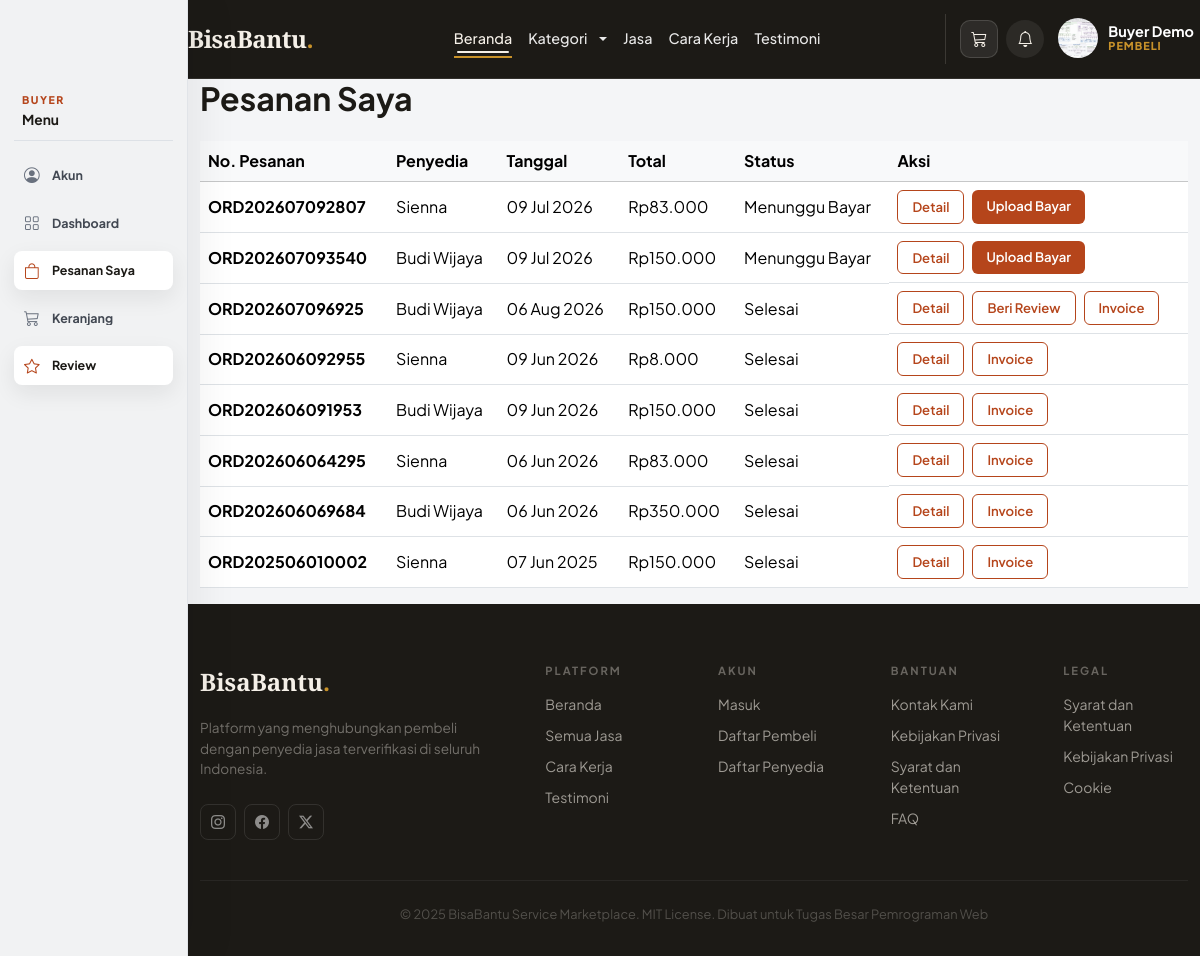
The app's page /index.php?page=orders (signed in) with its own data.
### tables this page shows
CREATE TABLE `orders` (
  `id` int NOT NULL AUTO_INCREMENT,
  `buyer_id` int NOT NULL,
  `provider_id` int NOT NULL,
  `order_number` varchar(20) NOT NULL,
  `total_price` decimal(12,2) NOT NULL,
  `quantity` int NOT NULL DEFAULT '1',
  `service_date` date NOT NULL,
  `service_address` text NOT NULL,
  `status` enum('pending','waiting_payment','paid','accepted','in_progress','completed','cancelled') NOT NULL DEFAULT 'pending',
  `notes` text,
  `created_at` timestamp NOT NULL DEFAULT CURRENT_TIMESTAMP,
  `updated_at` timestamp NOT NULL DEFAULT CURRENT_TIMESTAMP ON UPDATE CURRENT_TIMESTAMP,
  PRIMARY KEY (`id`),
  UNIQUE KEY `order_number` (`order_number`),
  KEY `buyer_id` (`buyer_id`),
  KEY `provider_id` (`provider_id`),
  CONSTRAINT `orders_ibfk_1` FOREIGN KEY (`buyer_id`) REFERENCES `users` (`id`) ON DELETE RESTRICT,
  CONSTRAINT `orders_ibfk_2` FOREIGN KEY (`provider_id`) REFERENCES `users` (`id`) ON DELETE RESTRICT
);

CREATE TABLE `users` (
  `id` int NOT NULL AUTO_INCREMENT,
  `name` varchar(100) NOT NULL,
  `email` varchar(100) NOT NULL,
  `password` varchar(255) NOT NULL,
  `role` enum('buyer','provider','admin') NOT NULL,
  `is_verified` tinyint(1) DEFAULT '0',
  `phone` varchar(20) DEFAULT NULL,
  `address` text,
  `remember_token` varchar(255) DEFAULT NULL,
  `profile_photo` varchar(255) DEFAULT NULL,
  `created_at` timestamp NOT NULL DEFAULT CURRENT_TIMESTAMP,
  `updated_at` timestamp NOT NULL DEFAULT CURRENT_TIMESTAMP ON UPDATE CURRENT_TIMESTAMP,
  PRIMARY KEY (`id`),
  UNIQUE KEY `email` (`email`)
);

### src/models/OrderModel.php (called while the page is built, shortened)
<?php
class OrderModel {
    private $pdo;
    public function __construct($pdo) {
        $this->pdo = $pdo;
    }
    public function getByBuyer($buyer_id) {
        $stmt = $this->pdo->prepare('
            SELECT o.*, u.name as provider_name
            FROM orders o
            JOIN users u ON o.provider_id = u.id
            WHERE o.buyer_id = ?
            ORDER BY o.created_at DESC
        ');
        $stmt->execute([$buyer_id]);
        return $stmt->fetchAll();
    }
}

### src/helpers/functions.php (called while the page is built, shortened)
<?php
function base_url($path = '') {
    $scheme = (!empty($_SERVER['HTTPS']) && $_SERVER['HTTPS'] !== 'off') ? 'https' : 'http';
    $host = $_SERVER['HTTP_HOST'] ?? 'localhost';
    $scriptDir = rtrim(dirname($_SERVER['SCRIPT_NAME']), '/\\');
    $base = $scheme . '://' . $host . $scriptDir;
    return rtrim($base, '/\\') . '/' . ltrim($path, '/\\');
}
function e($value) {
    return htmlspecialchars($value, ENT_QUOTES, 'UTF-8');
}
function format_rupiah($amount) {
    return 'Rp' . number_format((float) $amount, 0, ',', '.');
}
function order_status_info($status) {
    $map = [
        'pending' => ['Menunggu', 'pending'],
        'waiting_payment' => ['Menunggu Bayar', 'pending'],
        'paid' => ['Dibayar', 'active'],
        'accepted' => ['Diterima', 'active'],
        'in_progress' => ['Diproses', 'active'],
        'completed' => ['Selesai', 'verified'],
        'cancelled' => ['Dibatalkan', 'inactive'],
    ];
    return $map[$status] ?? ['Unknown', 'pending'];
}

### src/models/PaymentModel.php (called while the page is built, shortened)
<?php
class PaymentModel {
    private $pdo;
    public function __construct($pdo) {
        $this->pdo = $pdo;
    }
    public function hasPendingForOrder($order_id) {
        $stmt = $this->pdo->prepare('SELECT id FROM payments WHERE order_id = ? AND status = "pending" LIMIT 1');
        $stmt->execute([(int) $order_id]);
        return $stmt->fetch() ? true : false;
    }
}

### src/models/ReviewModel.php (called while the page is built, shortened)
<?php
class ReviewModel {
    private $pdo;
    public function __construct($pdo) {
        $this->pdo = $pdo;
    }
    public function checkExists($order_id) {
        $stmt = $this->pdo->prepare('SELECT id FROM reviews WHERE order_id = ?');
        $stmt->execute([$order_id]);
        return $stmt->fetch() ? true : false;
    }
}

### src/models/InvoiceModel.php (called while the page is built, shortened)
<?php
class InvoiceModel {
    private $pdo;
    public function __construct($pdo) {
        $this->pdo = $pdo;
    }
    public function getByOrderId($orderId) {
        $stmt = $this->pdo->prepare('SELECT * FROM invoices WHERE order_id = ? ORDER BY id DESC LIMIT 1');
        $stmt->execute([(int) $orderId]);
        return $stmt->fetch();
    }
}

### src/views/buyer/orders.php (the view)
<?php
require_once __DIR__ . '/../../models/OrderModel.php';
require_once __DIR__ . '/../../models/InvoiceModel.php';
require_once __DIR__ . '/../../models/ReviewModel.php';
require_once __DIR__ . '/../../models/PaymentModel.php';
$orderModel = new OrderModel($pdo);
$invoiceModel = new InvoiceModel($pdo);
$reviewModel = new ReviewModel($pdo);
$paymentModel = new PaymentModel($pdo);
$orders = $orderModel->getByBuyer($_SESSION['user']['id']);
$invoiceAllowedStatuses = ['paid', 'accepted', 'in_progress', 'completed'];
?>
<div class="container">
    <h2 class="fw-bold mb-4">Pesanan Saya</h2>
    <div class="table-responsive">
        <table class="table table-hover align-middle">
            <thead class="table-light">
                <tr>
                    <th>No. Pesanan</th>
                    <th>Penyedia</th>
                    <th>Tanggal</th>
                    <th>Total</th>
                    <th>Status</th>
                    <th>Aksi</th>
                </tr>
            </thead>
            <tbody>
                <?php if (empty($orders)): ?>
                    <tr><td colspan="6" class="text-center text-muted py-4">Belum ada pesanan.</td></tr>
                <?php else: ?>
                    <?php foreach ($orders as $order): ?>
                        <?php [$statusLabel, $statusClass] = order_status_info($order['status']); ?>
                        <?php $invoice = $invoiceModel->getByOrderId($order['id']); ?>
                        <?php $hasPendingPayment = $paymentModel->hasPendingForOrder($order['id']); ?>
                        <tr>
                            <td><strong><?= e($order['order_number']) ?></strong></td>
                            <td><?= e($order['provider_name']) ?></td>
                            <td><?= e(date('d M Y', strtotime($order['service_date']))) ?></td>
                            <td><?= e(format_rupiah($order['total_price'])) ?></td>
                            <td><span class="status-badge <?= e($statusClass) ?>"><?= e($statusLabel) ?></span></td>
                            <td class="d-flex gap-2 flex-wrap">
                                <a href="<?= base_url('index.php?page=order_detail&id=' . (int) $order['id']) ?>" class="btn btn-sm btn-outline-custom">Detail</a>
                                <?php if ($order['status'] === 'waiting_payment' && !$hasPendingPayment): ?>
                                    <a href="<?= base_url('index.php?page=upload_payment&id=' . (int) $order['id']) ?>" class="btn btn-sm btn-primary-custom">Upload Bayar</a>
                                <?php elseif ($order['status'] === 'waiting_payment' && $hasPendingPayment): ?>
                                    <span class="btn btn-sm btn-outline-secondary disabled">Menunggu Verifikasi</span>
                                <?php elseif ($order['status'] === 'completed' && !$reviewModel->checkExists($order['id'])): ?>
                                    <a href="<?= base_url('index.php?page=review_form&order_id=' . (int) $order['id']) ?>" class="btn btn-sm btn-outline-custom">Beri Review</a>
                                <?php endif; ?>
                                <?php if ($invoice || in_array($order['status'], $invoiceAllowedStatuses, true)): ?>
                                    <a href="<?= base_url('index.php?page=invoice&id=' . (int) $order['id']) ?>" class="btn btn-sm btn-outline-custom">Invoice</a>
                                <?php endif; ?>
                            </td>
                        </tr>
                    <?php endforeach; ?>
                <?php endif; ?>
            </tbody>
        </table>
    </div>
</div>

### src/assets/css/main.css (style rules this page uses)
:root { --cream: #F5F0E8; --warm-100: #EDE5D0; --warm-200: #D4C4A0; --ink: #1C1A16; --ink-60: #5A5548; --ink-30: #9D9488; --accent: #B5451B; --accent-lt: #F0E4DE; --gold: #C8922A; --gold-lt: #FBF3E0; --orange-primary: var(--accent); --orange-dark: #9a3615; --orange-light: var(--accent-lt); --orange-soft: var(--gold-lt); --text-dark: var(--ink); --text-muted: var(--ink-60); }
body { min-height: 100vh; display: flex; flex-direction: column; font-family: 'Plus Jakarta Sans', system-ui, sans-serif; color: var(--ink); background-color: var(--cream); }
html { min-height: 100%; }
body.has-role-sidebar { padding-left: 188px; background: #f4f5f7; }
.btn-outline-custom { border: 1px solid var(--gold); color: var(--gold); border-radius: 8px; padding: 7px 18px; font-size: 0.875rem; font-weight: 600; background: transparent; transition: all 0.2s; }
.btn-primary-custom { background: var(--gold); color: var(--ink); border: none; border-radius: 8px; padding: 7px 18px; font-size: 0.875rem; font-weight: 600; transition: all 0.2s; }
.table-responsive { scrollbar-width: thin; scrollbar-color: rgba(181, 69, 27, 0.42) rgba(28, 26, 22, 0.06); }
.btn-outline-custom, .btn-primary-custom, .btn-login, .btn-register, .search-box button, .filter-pill, .link-accent, .auth-btn-submit, .auth-btn-outline, .auth-btn-google, .auth-modal-close, .auth-tab, .auth-role-card, .social-btn { transition: transform 0.22s ease, box-shadow 0.22s ease, background-color 0.22s ease, border-color 0.22s ease, color 0.22s ease; }
html, body { max-width: 100%; overflow-x: clip; }

### src/assets/css/auth-modal.css (style rules this page uses)
:root { --auth-accent: #B5451B; --auth-accent-dark: #9a3615; --auth-accent-soft: #F0E4DE; --auth-accent-border: #D4C4A0; --auth-gold: #C8922A; --auth-gold-soft: #FBF3E0; --font-sans: 'Plus Jakarta Sans', system-ui, sans-serif; --color-text-primary: #1C1A16; --color-text-secondary: #6b7280; --color-text-tertiary: #9ca3af; --color-background-primary: #fff; --color-background-secondary: #f9fafb; --color-background-tertiary: #f3f4f6; --color-border-secondary: #e5e7eb; --color-border-tertiary: #f3f4f6; --border-radius-md: 8px; --border-radius-xl: 16px; }

### src/assets/css/animations.css (style rules this page uses)
:root { --bb-motion-fast: 180ms; --bb-motion-base: 320ms; --bb-motion-slow: 480ms; --bb-motion-ease: cubic-bezier(.22, 1, .36, 1); --bb-motion-shadow: 0 18px 45px rgba(15, 23, 42, .14); --bb-focus-glow: 0 0 0 .22rem rgba(37, 99, 235, .16); }
html { scroll-behavior: smooth; }
body { opacity: 1; }
body.page-enter { transition: opacity var(--bb-motion-base) var(--bb-motion-ease); will-change: opacity; }
body.page-enter.loaded { opacity: 1; }
.animate-on-scroll { opacity: 0; transition: opacity var(--bb-motion-slow) var(--bb-motion-ease), transform var(--bb-motion-slow) var(--bb-motion-ease); transition-delay: var(--bb-stagger-delay, 0ms); will-change: opacity, transform; }
.animate-on-scroll.zoom-in { transform: scale(.96); }
.animate-on-scroll.in-view { opacity: 1; transform: translate3d(0, 0, 0) scale(1); }
.btn, button, [type="button"], [type="submit"], .cart-nav-btn, .header-icon-btn, .social-btn, .role-sidebar-nav a, .profile-dropdown-item { position: relative; overflow: hidden; transition: transform var(--bb-motion-fast) var(--bb-motion-ease), box-shadow var(--bb-motion-fast) var(--bb-motion-ease), border-color var(--bb-motion-fast) ease, background-color var(--bb-motion-fast) ease, color var(--bb-motion-fast) ease; }
.table { animation: bb-fade-up var(--bb-motion-slow) var(--bb-motion-ease) both; }
.table tbody tr { transition: background-color var(--bb-motion-fast) ease; }

### src/assets/css/dashboard_buyer.css (style rules this page uses)
.btn-primary-custom { background-color: var(--orange-primary); color: white; border-color: var(--orange-primary); }
.btn-outline-custom { background-color: white; color: var(--orange-primary); border-color: var(--orange-primary); }
.btn-sm { padding: 6px 14px; font-size: 0.82rem; border-radius: 6px; }

### records on screen
orders: order_number "ORD202607092807", provider.name "Sienna", service_date "09 Jul 2026", total_price "Rp83.000", statusLabel "Menunggu Bayar"
orders: order_number "ORD202607093540", provider.name "Budi Wijaya", service_date "09 Jul 2026", total_price "Rp150.000", statusLabel "Menunggu Bayar"
orders: order_number "ORD202607096925", provider.name "Budi Wijaya", service_date "06 Aug 2026", total_price "Rp150.000", statusLabel "Selesai"
orders: order_number "ORD202606092955", provider.name "Sienna", service_date "09 Jun 2026", total_price "Rp8.000", statusLabel "Selesai"
orders: order_number "ORD202606091953", provider.name "Budi Wijaya", service_date "09 Jun 2026", total_price "Rp150.000", statusLabel "Selesai"
orders: order_number "ORD202606064295", provider.name "Sienna", service_date "06 Jun 2026", total_price "Rp83.000", statusLabel "Selesai"
orders: order_number "ORD202606069684", provider.name "Budi Wijaya", service_date "06 Jun 2026", total_price "Rp350.000", statusLabel "Selesai"
orders: order_number "ORD202506010002", provider.name "Sienna", service_date "07 Jun 2025", total_price "Rp150.000", statusLabel "Selesai"

### other values on screen
$userName "Buyer Demo"
$roleLabel "PEMBELI"
$roleShortLabel "BUYER"
$item['label'] "Akun"
$item['label'] "Dashboard"
$item['label'] "Pesanan Saya"
$item['label'] "Keranjang"
$item['label'] "Review"
